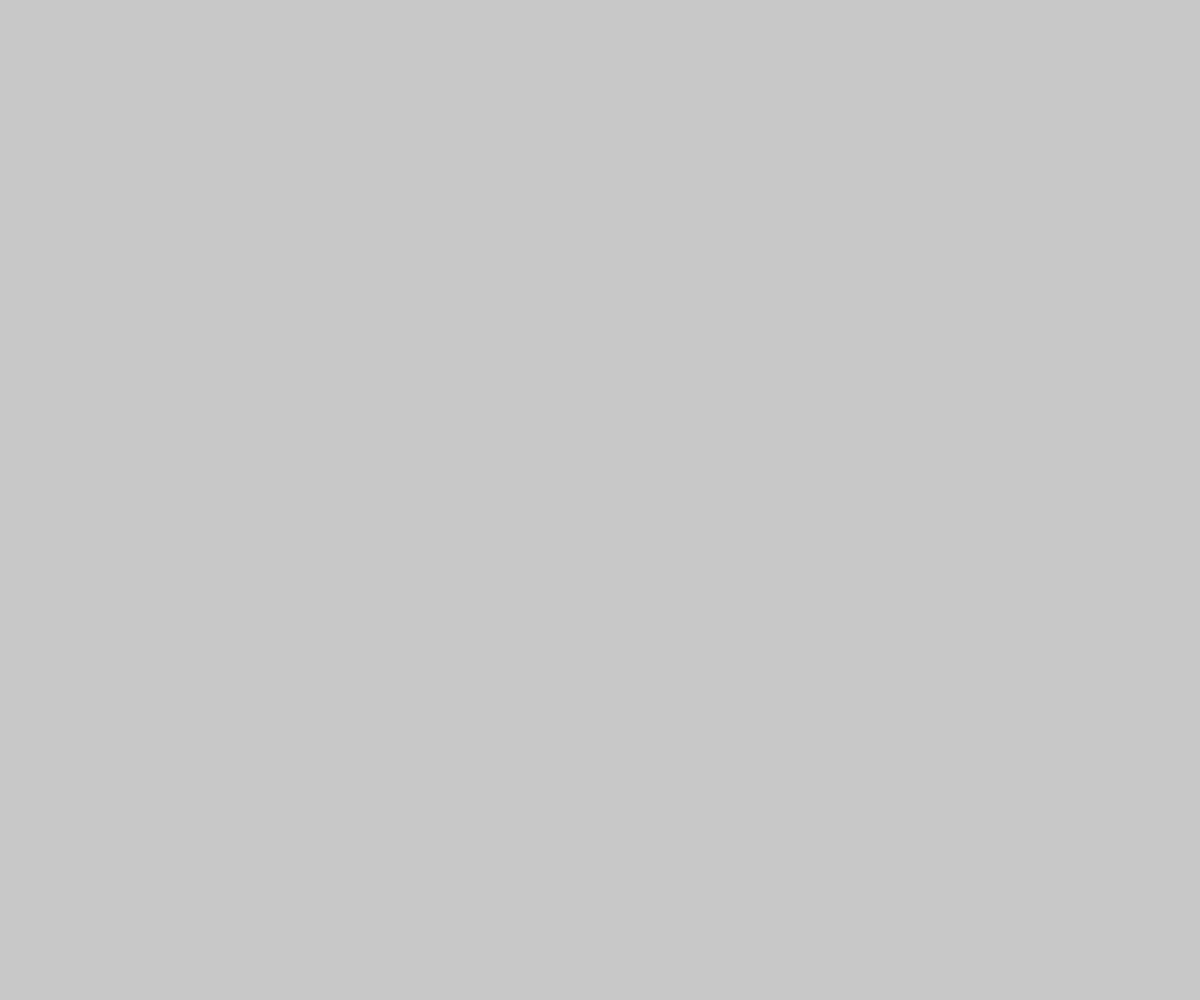
Frame 1 (no input)
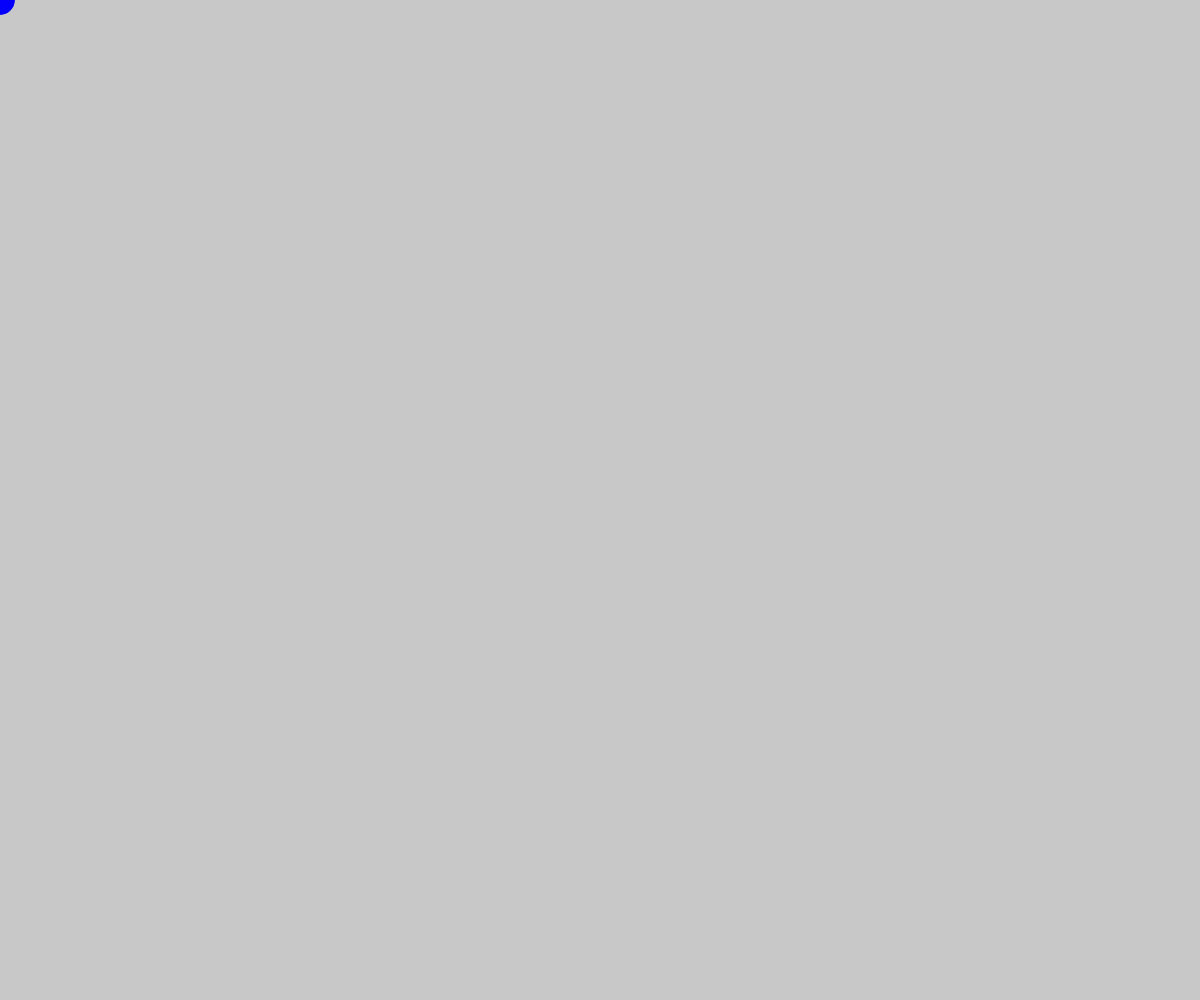
Frame 60 (no input)
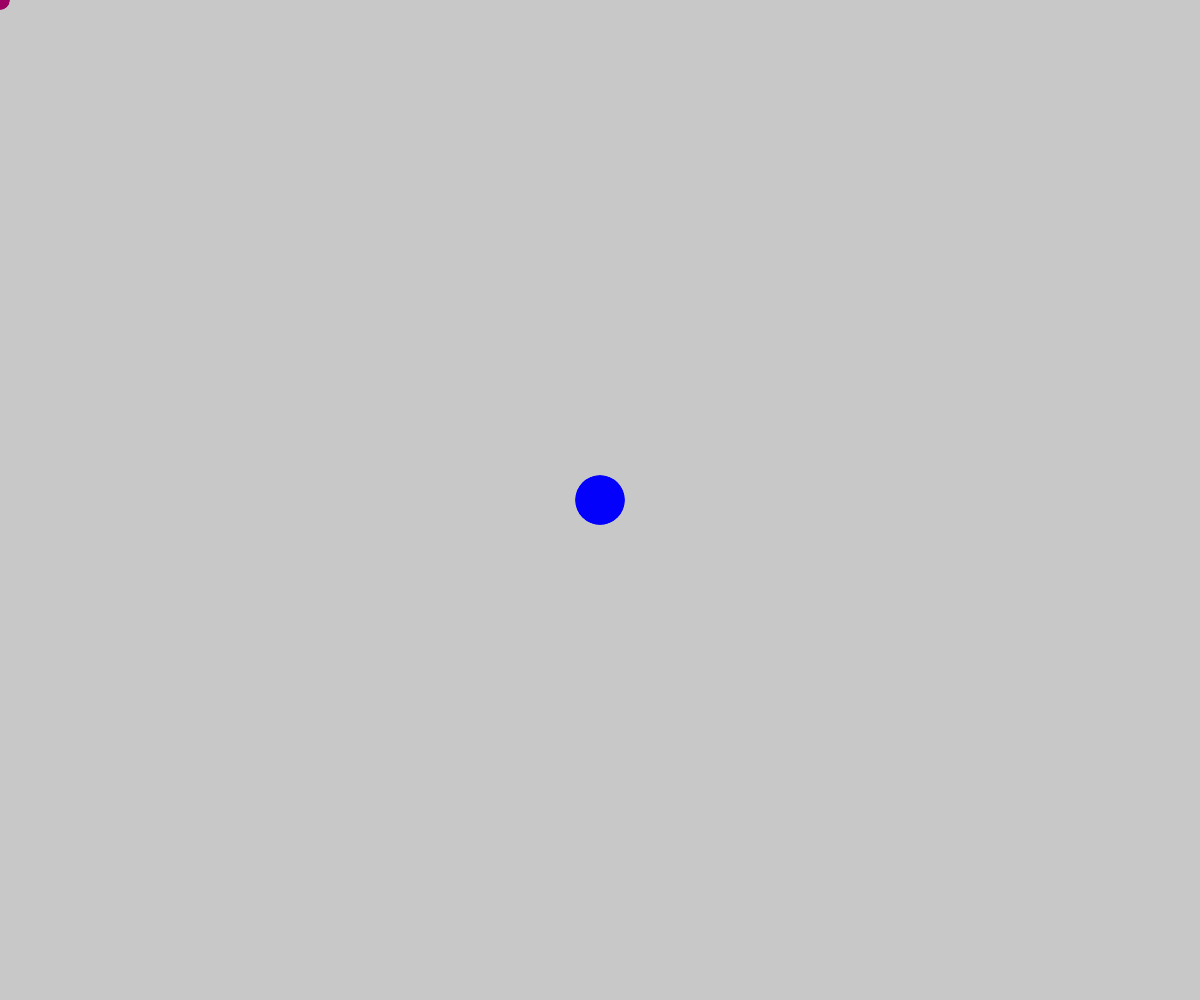
Frame 120 (the mouse pressed at the canvas centre since frame 60)

The p5.js sketch that drew these frames (run headless with seeded random() and noise() and a simulated clock; from frame 60 on, the mouse is pressed at the canvas centre):

// p5.js sketch
// ── sketch.js
let trails = [];

function setup() {
  createCanvas(windowWidth, windowHeight);
  noStroke();
}

function draw() {
  background(200);

  trails.push(createVector(mouseX, mouseY));

  if (trails.length > 100) {
    trails.shift();
  }

  for (let i = 0; i < trails.length; i++) {
    let pos = trails[i];
    let alpha = map(i, 0, trails.length, 0, 255); // Alpha gradient
    fill(255 - alpha, 0, alpha); // Gradient from red to blue
    ellipse(pos.x, pos.y, i / 2);
  }
}
